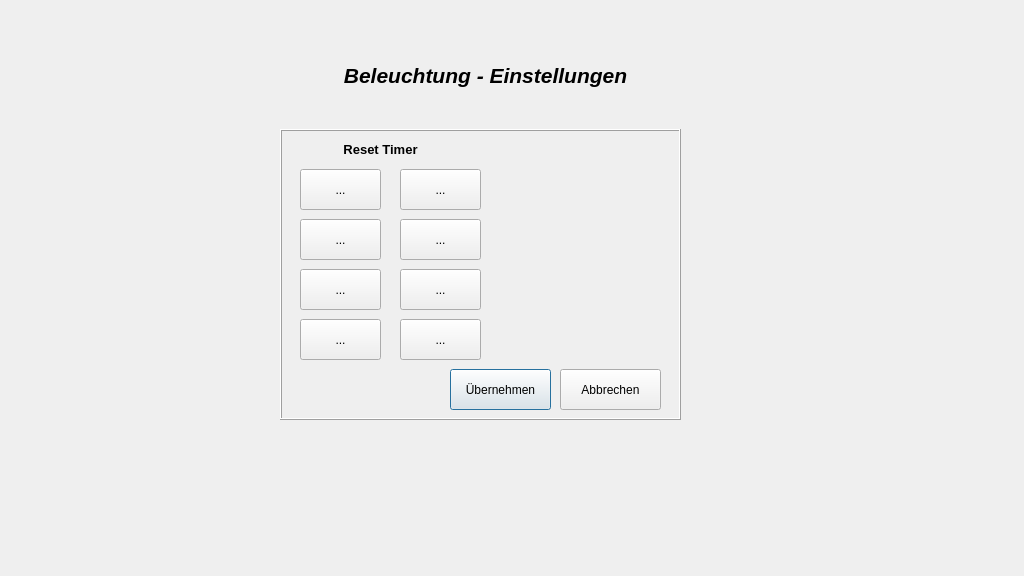
<?xml version="1.0" encoding="UTF-8"?>
<ui version="4.0">
 <class>LichtEinstellungen</class>
 <widget class="QDialog" name="LichtEinstellungen">
  <property name="geometry">
   <rect>
    <x>0</x>
    <y>0</y>
    <width>1024</width>
    <height>576</height>
   </rect>
  </property>
  <property name="windowTitle">
   <string>Dialog</string>
  </property>
  <property name="windowOpacity">
   <double>1.000000000000000</double>
  </property>
  <property name="autoFillBackground">
   <bool>false</bool>
  </property>
  <property name="modal">
   <bool>true</bool>
  </property>
  <widget class="QToolButton" name="lichtResetTimerToolButton_0">
   <property name="geometry">
    <rect>
     <x>300</x>
     <y>169</y>
     <width>81</width>
     <height>41</height>
    </rect>
   </property>
   <property name="text">
    <string>...</string>
   </property>
  </widget>
  <widget class="QToolButton" name="lichtResetTimerToolButton_2">
   <property name="geometry">
    <rect>
     <x>300</x>
     <y>219</y>
     <width>81</width>
     <height>41</height>
    </rect>
   </property>
   <property name="text">
    <string>...</string>
   </property>
  </widget>
  <widget class="QToolButton" name="lichtResetTimerToolButton_4">
   <property name="geometry">
    <rect>
     <x>300</x>
     <y>269</y>
     <width>81</width>
     <height>41</height>
    </rect>
   </property>
   <property name="text">
    <string>...</string>
   </property>
  </widget>
  <widget class="QToolButton" name="lichtResetTimerToolButton_6">
   <property name="geometry">
    <rect>
     <x>300</x>
     <y>319</y>
     <width>81</width>
     <height>41</height>
    </rect>
   </property>
   <property name="text">
    <string>...</string>
   </property>
  </widget>
  <widget class="QToolButton" name="lichtResetTimerToolButton_3">
   <property name="geometry">
    <rect>
     <x>400</x>
     <y>219</y>
     <width>81</width>
     <height>41</height>
    </rect>
   </property>
   <property name="text">
    <string>...</string>
   </property>
  </widget>
  <widget class="QToolButton" name="lichtResetTimerToolButton_1">
   <property name="geometry">
    <rect>
     <x>400</x>
     <y>169</y>
     <width>81</width>
     <height>41</height>
    </rect>
   </property>
   <property name="text">
    <string>...</string>
   </property>
  </widget>
  <widget class="QToolButton" name="lichtResetTimerToolButton_5">
   <property name="geometry">
    <rect>
     <x>400</x>
     <y>269</y>
     <width>81</width>
     <height>41</height>
    </rect>
   </property>
   <property name="text">
    <string>...</string>
   </property>
  </widget>
  <widget class="QToolButton" name="lichtResetTimerToolButton_7">
   <property name="geometry">
    <rect>
     <x>400</x>
     <y>319</y>
     <width>81</width>
     <height>41</height>
    </rect>
   </property>
   <property name="text">
    <string>...</string>
   </property>
  </widget>
  <widget class="QFrame" name="frame">
   <property name="geometry">
    <rect>
     <x>280</x>
     <y>129</y>
     <width>401</width>
     <height>291</height>
    </rect>
   </property>
   <property name="frameShape">
    <enum>QFrame::Box</enum>
   </property>
   <property name="frameShadow">
    <enum>QFrame::Raised</enum>
   </property>
   <property name="lineWidth">
    <number>1</number>
   </property>
   <widget class="QPushButton" name="pushButton_Apply">
    <property name="geometry">
     <rect>
      <x>170</x>
      <y>240</y>
      <width>101</width>
      <height>41</height>
     </rect>
    </property>
    <property name="text">
     <string>Übernehmen</string>
    </property>
   </widget>
   <widget class="QPushButton" name="pushButton_Cancel">
    <property name="geometry">
     <rect>
      <x>280</x>
      <y>240</y>
      <width>101</width>
      <height>41</height>
     </rect>
    </property>
    <property name="text">
     <string>Abbrechen</string>
    </property>
   </widget>
   <widget class="QLabel" name="label">
    <property name="geometry">
     <rect>
      <x>50</x>
      <y>10</y>
      <width>101</width>
      <height>21</height>
     </rect>
    </property>
    <property name="font">
     <font>
      <pointsize>10</pointsize>
      <weight>75</weight>
      <bold>true</bold>
     </font>
    </property>
    <property name="text">
     <string>Reset Timer</string>
    </property>
    <property name="alignment">
     <set>Qt::AlignCenter</set>
    </property>
   </widget>
  </widget>
  <widget class="QLabel" name="label_5">
   <property name="geometry">
    <rect>
     <x>200</x>
     <y>60</y>
     <width>571</width>
     <height>31</height>
    </rect>
   </property>
   <property name="font">
    <font>
     <pointsize>16</pointsize>
     <weight>75</weight>
     <italic>true</italic>
     <bold>true</bold>
    </font>
   </property>
   <property name="text">
    <string>Beleuchtung - Einstellungen</string>
   </property>
   <property name="alignment">
    <set>Qt::AlignCenter</set>
   </property>
  </widget>
  <zorder>frame</zorder>
  <zorder>lichtResetTimerToolButton_0</zorder>
  <zorder>lichtResetTimerToolButton_2</zorder>
  <zorder>lichtResetTimerToolButton_4</zorder>
  <zorder>lichtResetTimerToolButton_6</zorder>
  <zorder>lichtResetTimerToolButton_3</zorder>
  <zorder>lichtResetTimerToolButton_1</zorder>
  <zorder>lichtResetTimerToolButton_5</zorder>
  <zorder>lichtResetTimerToolButton_7</zorder>
  <zorder>label_5</zorder>
 </widget>
 <resources/>
 <connections>
  <connection>
   <sender>pushButton_Apply</sender>
   <signal>clicked()</signal>
   <receiver>LichtEinstellungen</receiver>
   <slot>accept()</slot>
   <hints>
    <hint type="sourcelabel">
     <x>525</x>
     <y>385</y>
    </hint>
    <hint type="destinationlabel">
     <x>741</x>
     <y>298</y>
    </hint>
   </hints>
  </connection>
  <connection>
   <sender>pushButton_Cancel</sender>
   <signal>clicked()</signal>
   <receiver>LichtEinstellungen</receiver>
   <slot>reject()</slot>
   <hints>
    <hint type="sourcelabel">
     <x>620</x>
     <y>382</y>
    </hint>
    <hint type="destinationlabel">
     <x>751</x>
     <y>366</y>
    </hint>
   </hints>
  </connection>
 </connections>
</ui>
